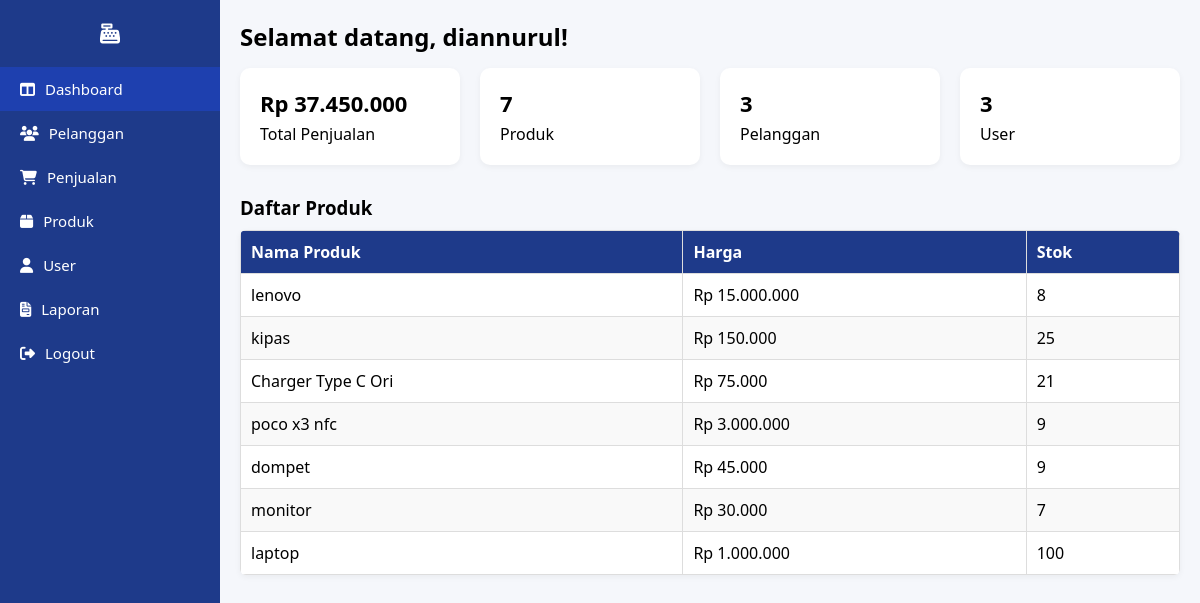
Screenshot of /halaman/dashboard.php (signed in) with the database file from the repository.
### tables this page shows
CREATE TABLE `tbl_produk` (
  `id_produk` int(11) NOT NULL,
  `nama_produk` varchar(100) NOT NULL,
  `harga` decimal(10,0) NOT NULL,
  `stok` int(11) NOT NULL,
  `foto` varchar(255) DEFAULT NULL
);

### halaman/dashboard.php (the view, shortened to what this page needs)
<?php
include "../config/koneksi.php";
$level   = $_SESSION['level'];
$id_user = $_SESSION['id_user'];
$totalProduk    = mysqli_fetch_assoc(mysqli_query($koneksi, "SELECT COUNT(*) as jml FROM tbl_produk"))['jml'];
$totalPelanggan = mysqli_fetch_assoc(mysqli_query($koneksi, "SELECT COUNT(*) as jml FROM tbl_pelanggan"))['jml'];
$totalUser      = mysqli_fetch_assoc(mysqli_query($koneksi, "SELECT COUNT(*) as jml FROM tbl_user"))['jml'];
if ($level == 'admin') {
    $totalPenjualan = mysqli_fetch_assoc(
        mysqli_query($koneksi, "SELECT SUM(total_harga) as total FROM tbl_penjualan")
    )['total'];
} else {
    $totalPenjualan = mysqli_fetch_assoc(
        mysqli_query($koneksi, "SELECT SUM(total_harga) as total FROM tbl_penjualan WHERE id_user = '$id_user'")
    )['total'];
}
$produk = mysqli_query($koneksi, "SELECT * FROM tbl_produk ORDER BY id_produk DESC");
?>
<!DOCTYPE html>
<html lang="id">
<head>
  <link rel="stylesheet" href="../assets/css/style.css">
  <link rel="stylesheet" href="https://cdnjs.cloudflare.com/ajax/libs/font-awesome/6.5.0/css/all.min.css">
</head>
<body>
<div class="dashboard">
  <?php if (file_exists("sidebar.php")) include("sidebar.php"); ?>
  <main class="content">
    <h2>Selamat datang, <?= htmlspecialchars($_SESSION['username']); ?>!</h2>
    <div class="cards">
      <div class="card">
        <a href="penjualan.php">
          <h3>Rp <?= number_format($totalPenjualan, 0, ',', '.') ?></h3>
          <p>Total Penjualan</p>
        </a>
      </div>
      <div class="card">
        <a href="produk.php">
          <h3><?= $totalProduk ?></h3>
          <p>Produk</p>
        </a>
      </div>
      <?php if ($level == 'admin'): ?>
      <div class="card">
        <a href="pelanggan.php">
          <h3><?= $totalPelanggan ?></h3>
          <p>Pelanggan</p>
        </a>
      </div>
      <div class="card">
        <a href="user.php">
          <h3><?= $totalUser ?></h3>
          <p>User</p>
        </a>
      </div>
      <?php endif; ?>
    </div>
    <div class="product-table">
      <h3>Daftar Produk</h3>
      <table>
        <thead>
          <tr>
            <th>Nama Produk</th>
            <th>Harga</th>
            <th>Stok</th>
          </tr>
        </thead>
        <tbody>
          <?php if (mysqli_num_rows($produk) === 0): ?>
            <tr><td colspan="3" style="text-align:center;">Belum ada produk</td></tr>
          <?php else: ?>
            <?php while ($row = mysqli_fetch_assoc($produk)): ?>
              <tr>
                <td><?= htmlspecialchars($row['nama_produk']) ?></td>
                <td>Rp <?= number_format($row['harga'], 0, ',', '.') ?></td>
                <td><?= $row['stok'] ?></td>
              </tr>
            <?php endwhile; ?>
          <?php endif; ?>
        </tbody>
      </table>
    </div>
  </main>
</div>
</body>
</html>

### assets/css/style.css (style rules this page uses)
* { margin: 0; padding: 0; box-sizing: border-box; font-family: "Segoe UI", sans-serif; }
.dashboard { display: flex; position: relative; height: 100vh; }
.content { flex: 1; margin-left: 220px; padding: 20px; background: #f5f7fb; overflow-y: auto; position: relative; z-index: 1; }
.content h2 { margin-bottom: 20px; }
.cards { display: flex; gap: 20px; margin-bottom: 20px; }
.card { flex: 1; background: white; padding: 20px; border-radius: 10px; box-shadow: 0 2px 6px rgba(0, 0, 0, 0.05); }
.card h3 { font-size: 22px; margin-bottom: 5px; }
table { width: 100%; border-collapse: collapse; margin-top: 10px; background: white; border-radius: 8px; overflow: hidden; box-shadow: 0 2px 6px rgba(0, 0, 0, 0.05); }
th, td { padding: 12px; border-bottom: 1px solid #eee; text-align: left; }
th { background: #f0f2f9; font-weight: bold; }
.content h2 { margin-bottom: 15px; }
.content table { width: 100%; border-collapse: collapse; margin-top: 10px; background: white; border-radius: 6px; overflow: hidden; box-shadow: 0 2px 6px rgba(0, 0, 0, 0.05); }
.content table th, .content table td { padding: 10px; border: 1px solid #ddd; text-align: left; }
.content table th { background: #1e3a8a; color: white; font-weight: bold; }
.content table tr:nth-child(even) { background: #f9f9f9; }

### halaman/dashboard.php (style rules this page uses)
.card a { text-decoration: none; color: inherit; display: block; }
.product-table { margin-top: 30px; }
table { width: 100%; border-collapse: collapse; margin-top: 10px; }
th, td { border: 1px solid #ddd; padding: 8px; text-align: left; }
th { background-color: #f2f2f2; }

### rows the page displays
tbl_produk: nama_produk "lenovo", harga "15.000.000", stok "8"
tbl_produk: nama_produk "kipas", harga "150.000", stok "25"
tbl_produk: nama_produk "Charger Type C Ori", harga "75.000", stok "21"
tbl_produk: nama_produk "poco x3 nfc", harga "3.000.000", stok "9"
tbl_produk: nama_produk "dompet", harga "45.000", stok "9"
tbl_produk: nama_produk "monitor", harga "30.000", stok "7"
tbl_produk: nama_produk "laptop", harga "1.000.000", stok "100"

### other values shown
$_SESSION['username'] "diannurul"
$totalPenjualan "37.450.000"
$totalProduk "7"
$totalPelanggan "3"
$totalUser "3"
